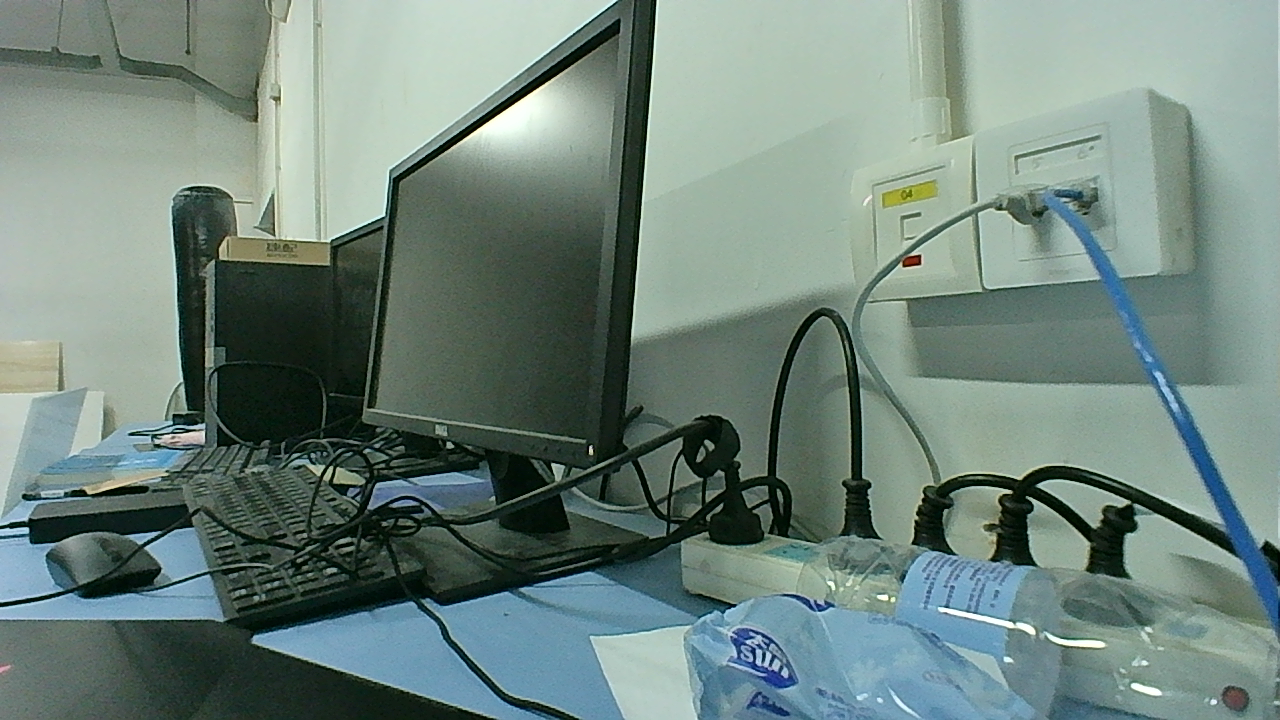
#> input picture photo_all/left/reLeft1.bmp, 1280 x 720 px, found by its file name; its folder holds 4 pictures in this run
$ python Depth.py   (older library calls are emulated)
#> lines starting #> are read from the running program, lines starting #| are printed output that depends on the picture; after the words box and inside, x2 and y2 are one past the last pixel; in counts of white or black regions, pixels touching at a corner belong together; pictures that were not available may be replaced by others from this repository, and a replacement may not be noted
### stereoconfig.py
import numpy as np

# 双目相机参数
class stereoCamera(object):
    def __init__(self):
        # 左相机内参
        self.cam_matrix_left = np.array([[730.1414, 0.6085, 622.4072],
                                         [0, 729.6000, 313.2864],
                                         [0, 0, 1]
                                         ])
        # 右相机内参
        self.cam_matrix_right = np.array([[731.4855, 0.7565, 624.3917],
                                          [0, 731.8188, 315.1522],
                                          [0, 0, 1]
                                          ])

        # 左右相机畸变系数:[k1, k2, p1, p2, k3]
        self.distortion_l = np.array([[0.0962, -0.0734, 0.0006, -0.0019, 0]])
        self.distortion_r = np.array([[0.0782, -0.0038, -0.0003, -0.0030, 0]])

        # 旋转矩阵
        self.R = np.array([[1.0000, 0.0021, 0.0054],
                           [-0.0021, 1.0000, -0.0036],
                           [0.0055, 0.0036, 1.0000]
                           ])

        # 平移矩阵
        self.T = np.array([[-5.7435], [-0.0164], [0.0510]])

        # 焦距
        self.focal_length = 859.367  # 默认值，一般取立体校正后的重投影矩阵Q中的 Q[2,3]

        # 基线距离
        self.baseline = 5.7435  # 单位：mm， 为平移向量的第一个参数（取绝对值）

### Depth.py
# -*- coding: utf-8 -*-
import cv2
import numpy as np
import stereoconfig  # 导入相机标定的参数
import pcl
import pcl.pcl_visualization


# 预处理
def preprocess(img1, img2):
    # 彩色图->灰度图
    if (img1.ndim == 3):  # 判断为三维数组
        img1 = cv2.cvtColor(img1, cv2.COLOR_BGR2GRAY)  # 通过OpenCV加载的图像通道顺序是BGR
    if (img2.ndim == 3):
        img2 = cv2.cvtColor(img2, cv2.COLOR_BGR2GRAY)

    # 直方图均衡
    img1 = cv2.equalizeHist(img1)
    img2 = cv2.equalizeHist(img2)

    return img1, img2


# 消除畸变
def undistortion(image, camera_matrix, dist_coeff):
    undistortion_image = cv2.undistort(image, camera_matrix, dist_coeff)

    return undistortion_image


# 获取畸变校正和立体校正的映射变换矩阵、重投影矩阵
# @param：config是一个类，存储着双目标定的参数:config = stereoconfig.stereoCamera()
def getRectifyTransform(height, width, config):
    # 读取内参和外参
    left_K = config.cam_matrix_left
    right_K = config.cam_matrix_right
    left_distortion = config.distortion_l
    right_distortion = config.distortion_r
    R = config.R
    T = config.T

    # 计算校正变换
    R1, R2, P1, P2, Q, roi1, roi2 = cv2.stereoRectify(left_K, left_distortion, right_K, right_distortion,
                                                      (width, height), R, T, alpha=0)

    map1x, map1y = cv2.initUndistortRectifyMap(left_K, left_distortion, R1, P1, (width, height), cv2.CV_32FC1)
    map2x, map2y = cv2.initUndistortRectifyMap(right_K, right_distortion, R2, P2, (width, height), cv2.CV_32FC1)

    return map1x, map1y, map2x, map2y, Q


# 畸变校正和立体校正
def rectifyImage(image1, image2, map1x, map1y, map2x, map2y):
    rectifyed_img1 = cv2.remap(image1, map1x, map1y, cv2.INTER_AREA)
    rectifyed_img2 = cv2.remap(image2, map2x, map2y, cv2.INTER_AREA)

    return rectifyed_img1, rectifyed_img2


# 立体校正检验----画线
def draw_line(image1, image2):
    # 建立输出图像
    height = max(image1.shape[0], image2.shape[0])
    width = image1.shape[1] + image2.shape[1]

    output = np.zeros((height, width, 3), dtype=np.uint8)
    output[0:image1.shape[0], 0:image1.shape[1]] = image1
    output[0:image2.shape[0], image1.shape[1]:] = image2

    # 绘制等间距平行线
    line_interval = 50  # 直线间隔：50
    for k in range(height // line_interval):
        cv2.line(output, (0, line_interval * (k + 1)), (2 * width, line_interval * (k + 1)), (0, 255, 0), thickness=2,
                 lineType=cv2.LINE_AA)

    return output


# 视差计算
def stereoMatchSGBM(left_image, right_image, down_scale=False):
    # SGBM匹配参数设置
    if left_image.ndim == 2:
        img_channels = 1
    else:
        img_channels = 3
    blockSize = 3
    paraml = {'minDisparity': 0,                        #最小视差
              'numDisparities': 64,                     #视差的搜索范围，16的整数倍
              'blockSize': blockSize,
              'P1': 8 * img_channels * blockSize ** 2,  #值越大，视差越平滑，相邻像素视差+/-1的惩罚系数
              'P2': 32 * img_channels * blockSize ** 2, #同上，相邻像素视差变化值>1的惩罚系数
              'disp12MaxDiff': 1,                       #左右一致性检测中最大容许误差值
              'preFilterCap': 63,                       #映射滤波器大小，默认15
              'uniquenessRatio': 15,                    #唯一检测性参数，匹配区分度不够，则误匹配(5-15)
              'speckleWindowSize': 100,                 #视差连通区域像素点个数的大小（噪声点）(50-200)或用0禁用斑点过滤
              'speckleRange': 1,                        #认为不连通(1-2)
              'mode': cv2.STEREO_SGBM_MODE_SGBM_3WAY
              }

    # 构建SGBM对象
    left_matcher = cv2.StereoSGBM_create(**paraml)
    paramr = paraml
    paramr['minDisparity'] = -paraml['numDisparities']
    right_matcher = cv2.StereoSGBM_create(**paramr)

    # 计算视差图
    size = (left_image.shape[1], left_image.shape[0])
    if down_scale == False:
        disparity_left = left_matcher.compute(left_image, right_image)
        disparity_right = right_matcher.compute(right_image, left_image)

    else:
        left_image_down = cv2.pyrDown(left_image)
        right_image_down = cv2.pyrDown(right_image)
        factor = left_image.shape[1] / left_image_down.shape[1]

        disparity_left_half = left_matcher.compute(left_image_down, right_image_down)
        disparity_right_half = right_matcher.compute(right_image_down, left_image_down)
        disparity_left = cv2.resize(disparity_left_half, size, interpolation=cv2.INTER_AREA)
        disparity_right = cv2.resize(disparity_right_half, size, interpolation=cv2.INTER_AREA)
        disparity_left = factor * disparity_left
        disparity_right = factor * disparity_right

    # 真实视差（因为SGBM算法得到的视差是×16的）
    trueDisp_left = disparity_left.astype(np.float32) / 16.
    trueDisp_right = disparity_right.astype(np.float32) / 16.

    return trueDisp_left, trueDisp_right

# 视差计算+wls滤波
def stereoMatchSGBM2(left_image, right_image, down_scale=False):
    # SGBM匹配参数设置
    if left_image.ndim == 2:
        img_channels = 1
    else:
        img_channels = 3
    blockSize = 3
    paraml = {'minDisparity': 0,                        #最小视差
              'numDisparities': 64,                     #视差的搜索范围，16的整数倍
              'blockSize': blockSize,
              'P1': 8 * img_channels * blockSize ** 2,  #值越大，视差越平滑，相邻像素视差+/-1的惩罚系数
              'P2': 32 * img_channels * blockSize ** 2, #同上，相邻像素视差变化值>1的惩罚系数
              'disp12MaxDiff': 1,                       #左右一致性检测中最大容许误差值
              'preFilterCap': 63,                       #映射滤波器大小，默认15
              'uniquenessRatio': 15,                    #唯一检测性参数，匹配区分度不够，则误匹配(5-15)
              'speckleWindowSize': 100,                 #视差连通区域像素点个数的大小（噪声点）(50-200)或用0禁用斑点过滤
              'speckleRange': 1,                        #认为不连通(1-2)
              'mode': cv2.STEREO_SGBM_MODE_SGBM_3WAY
              }

    # 构建SGBM对象
    left_matcher = cv2.StereoSGBM_create(**paraml)
    paramr = paraml
    paramr['minDisparity'] = -paraml['numDisparities']
    right_matcher = cv2.StereoSGBM_create(**paramr)

    # 计算视差图
    size = (left_image.shape[1], left_image.shape[0])
    if down_scale == False:
        disparity_left = left_matcher.compute(left_image, right_image)
        disparity_right = right_matcher.compute(right_image, left_image)

    else:
        left_image_down = cv2.pyrDown(left_image)
        right_image_down = cv2.pyrDown(right_image)
        factor = left_image.shape[1] / left_image_down.shape[1]

        disparity_left_half = left_matcher.compute(left_image_down, right_image_down)
        disparity_right_half = right_matcher.compute(right_image_down, left_image_down)
        disparity_left = cv2.resize(disparity_left_half, size, interpolation=cv2.INTER_AREA)
        disparity_right = cv2.resize(disparity_right_half, size, interpolation=cv2.INTER_AREA)
        disparity_left = factor * disparity_left
        disparity_right = factor * disparity_right

    # 真实视差（因为SGBM算法得到的视差是×16的）
    trueDisp_left = disparity_left.astype(np.float32) / 16.
    trueDisp_right = disparity_right.astype(np.float32) / 16.

    wls_filter = cv2.ximgproc.createDisparityWLSFilter(left_matcher)
    # sigmaColor典型范围值为0.8-2.0
    wls_filter.setLambda(8000.)
    wls_filter.setSigmaColor(2.0)
    wls_filter.setLRCthresh(24)
    wls_filter.setDepthDiscontinuityRadius(3)
    filtered_disp = wls_filter.filter(trueDisp_left, left_image, disparity_map_right=trueDisp_right)
    disp22 = cv2.normalize(filtered_disp, filtered_disp, alpha=0, beta=255, norm_type=cv2.NORM_MINMAX, dtype=cv2.CV_8U)

    return disp22


# wls_filter
def wls_filter(left_image, right_image):

    if left_image.ndim == 2:
        img_channels = 1
    else:
        img_channels = 3
    blockSize = 3

    paraml = {
    'preFilterCap': 63,     #映射滤波器大小，默认15
    "minDisparity" : 0,    #最小视差
    "numDisparities" : 64,    #视差的搜索范围，16的整数倍
    "blockSize" : blockSize,
    "uniquenessRatio" : 15,     #唯一检测性参数，匹配区分度不够，则误匹配(5-15)
    "speckleWindowSize" : 100,      #视差连通区域像素点个数的大小（噪声点）(50-200)或用0禁用斑点过滤
    "speckleRange" : 1,             #认为不连通(1-2)
    "disp12MaxDiff" : 1,        #左右一致性检测中最大容许误差值
    "P1" : 8 * img_channels * blockSize** 2,   #值越大，视差越平滑，相邻像素视差+/-1的惩罚系数
    "P2" : 32 * img_channels * blockSize** 2,  #同上，相邻像素视差变化值>1的惩罚系数
    # 'mode': cv2.STEREO_SGBM_MODE_SGBM_3WAY
    }

    ## 开始计算深度图
    left_matcher = cv2.StereoSGBM_create(**paraml)
    paramr = paraml
    paramr['minDisparity'] = -paraml['numDisparities']
    right_matcher = cv2.StereoSGBM_create(**paramr)

    left_disp = left_matcher.compute(left_image, right_image)
    right_disp = right_matcher.compute(right_image, left_image)
    wls_filter = cv2.ximgproc.createDisparityWLSFilter(left_matcher)
    # sigmaColor典型范围值为0.8-2.0
    wls_filter.setLambda(4000.)
    wls_filter.setSigmaColor(0.8)
    wls_filter.setLRCthresh(24)
    wls_filter.setDepthDiscontinuityRadius(1)

    filtered_disp = wls_filter.filter(left_disp, left_image, disparity_map_right=right_disp)

    disp2 = cv2.normalize(filtered_disp, filtered_disp, alpha=0, beta=255, norm_type=cv2.NORM_MINMAX, dtype=cv2.CV_8U)

    return disp2


# 将h×w×3数组转换为N×3的数组
# [83 lines left out: functions hw3ToN3, DepthColor2Cloud, view_cloud, getDepthMapWithQ, getDepthMapWithConfig, not called in this run]


def median_blur_demo(image):    # 中值模糊  对椒盐噪声有很好的去燥效果
    dst = cv2.medianBlur(image, 5)
    cv2.imshow("median_blur_demo", dst)


if __name__ == '__main__':

    for i in range(1, 125):
        #i = 1
        string = 're'
        # 读取数据集的图片
        iml = cv2.imread('/home/eaibot71/test1/photo_all/left/%sLeft%d.bmp' % (string, i))  # 左图
#> iml is the input picture: shape (720, 1280, 3); mean B, G, R 125.5, 133.2, 112.9
        imr = cv2.imread('/home/eaibot71/test1/photo_all/right/%sRight%d.bmp' % (string, i))  # 右图
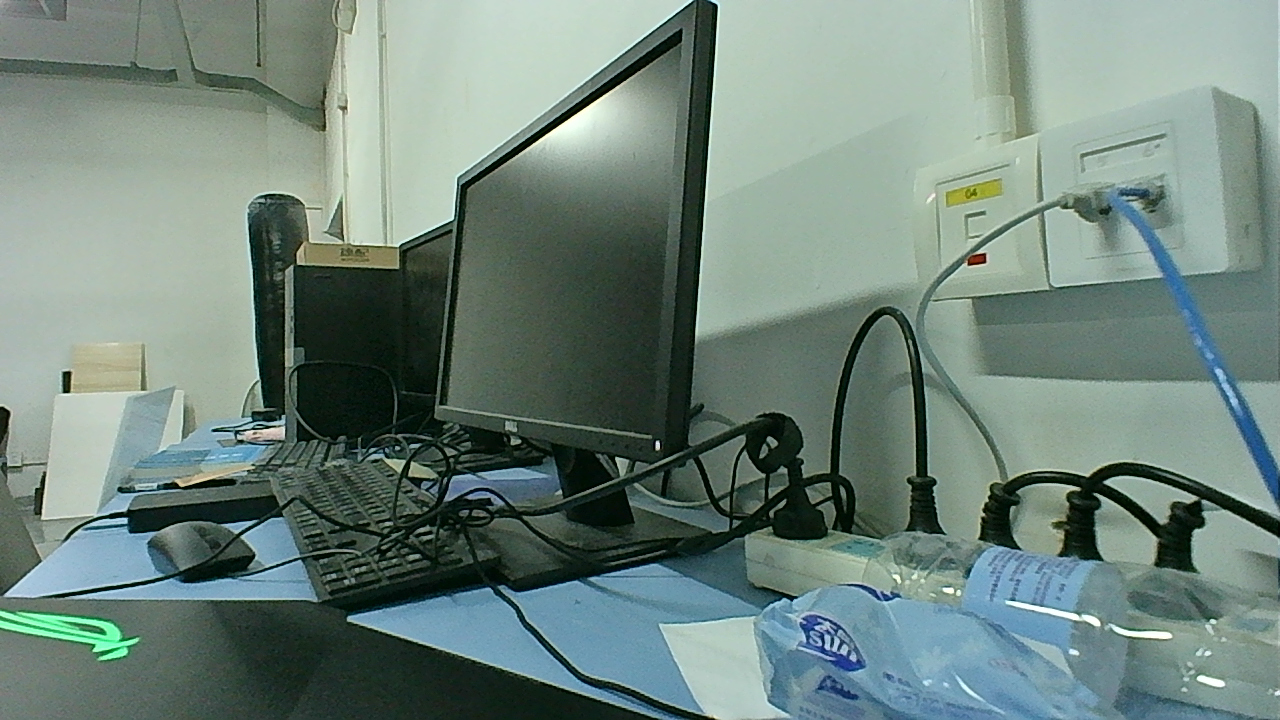
#> input picture photo_all/left/reLeft0.bmp, 1280 x 720 px, given in place of reRight1.bmp, which was not available
#> imr is the input picture: shape (720, 1280, 3); mean B, G, R 124.3, 132.7, 112.5
        height, width = iml.shape[0:2]

        # print("width = %d \n" % width)
        # print("height = %d \n" % height)

        # 读取相机内参和外参
        config = stereoconfig.stereoCamera()

        # 立体校正
        map1x, map1y, map2x, map2y, Q = getRectifyTransform(height, width, config)  # 获取用于畸变校正和立体校正的映射矩阵以及用于计算像素空间坐标的重投影矩阵
        iml_rectified, imr_rectified = rectifyImage(iml, imr, map1x, map1y, map2x, map2y)

        # print("Print Q!")
        # print(Q)

        # 绘制等间距平行线，检查立体校正的效果
        line = draw_line(iml_rectified, imr_rectified)
#> after the loop in draw_line, `for k in range(height // line_interval):`:
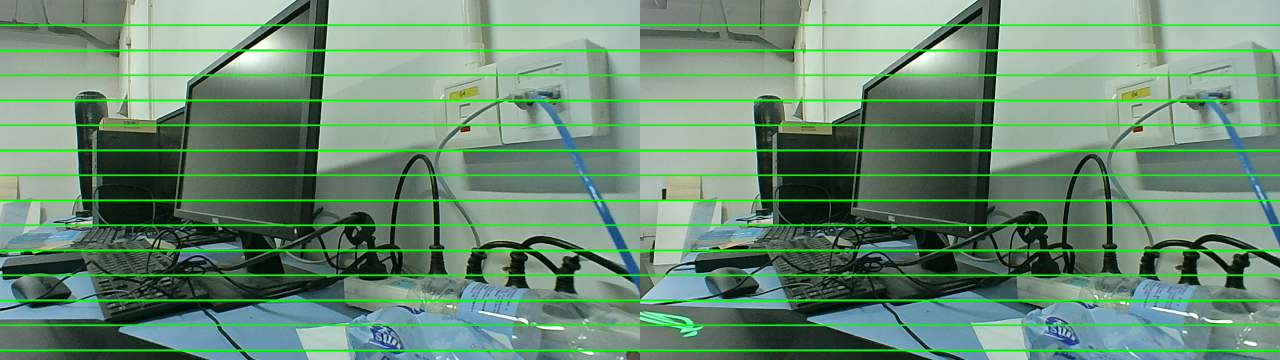
#> output: shape (720, 2560, 3) (shown at 1/2 size); mean B, G, R 114.9, 139.9, 104.1
        cv2.imwrite('/home/eaibot71/test1/test_depth/check/%scheck%d.png' % (string, i), line)

        # 消除畸变
        iml = undistortion(iml, config.cam_matrix_left, config.distortion_l)
        imr = undistortion(imr, config.cam_matrix_right, config.distortion_r)

        # 立体匹配
        iml_, imr_ = preprocess(iml, imr)  # 预处理，一般可以削弱光照不均的影响，不做也可以

        iml_rectified_l, imr_rectified_r = rectifyImage(iml_, imr_, map1x, map1y, map2x, map2y)

        disp, _ = stereoMatchSGBM(iml_rectified_l, imr_rectified_r, True)
#> in stereoMatchSGBM, `paramr = paraml`: paramr = 11 items
        cv2.imwrite('/home/eaibot71/test1/test_depth/depth/%sdepth%d.png' % (string, i), disp)

        #wls_filter
        disp2 = wls_filter(iml, imr)
#> in wls_filter, `filtered_disp = wls_filter.filter(left_disp, left_image, disparity_map..`:
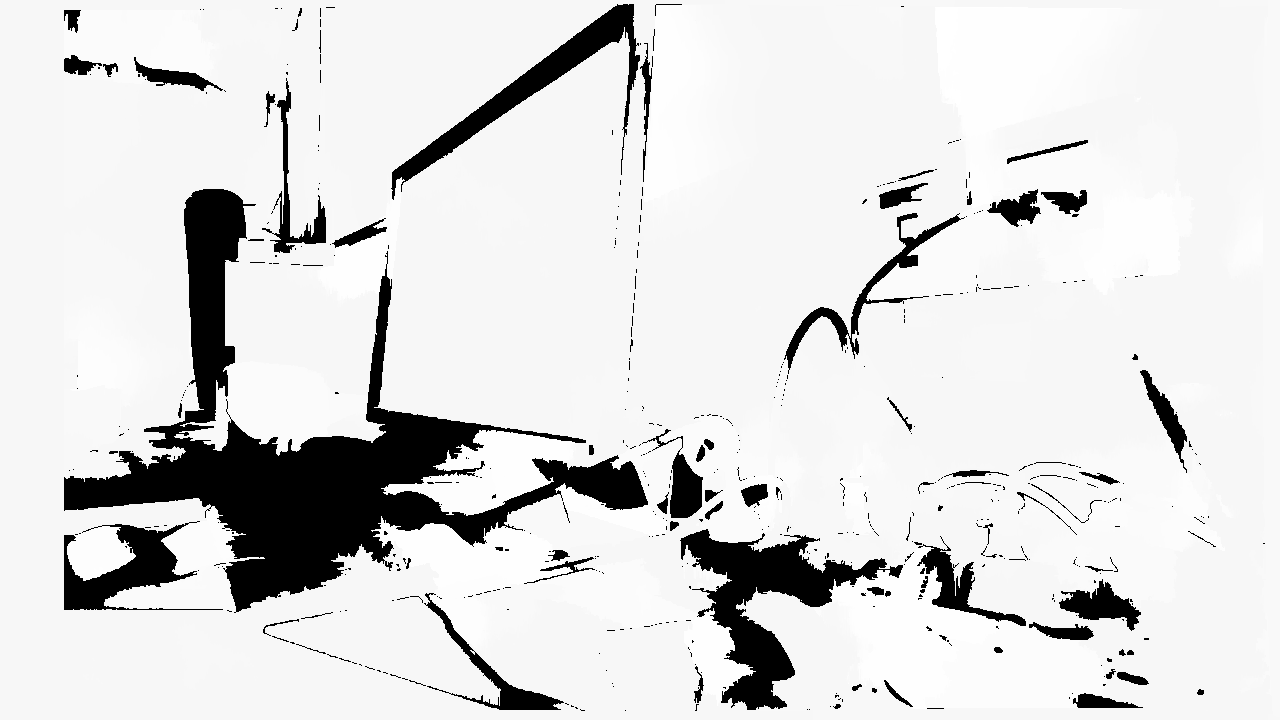
#> filtered_disp: shape (720, 1280) int16; min -32768, max 1008, mean -3573.3; drawn with min black and max white
        cv2.imwrite('/home/eaibot71/test1/test_depth/depth_wls/%sdepth%d.png' % (string, i), disp2)

        disp22 = stereoMatchSGBM2(iml_, imr_, True)
        cv2.imwrite('/home/eaibot71/test1/test_depth/wls/%sdepth%d.png' % (string, i), disp22)


        #图像的腐蚀膨胀
        img = cv2.imread('/home/eaibot71/test1/test_depth/depth/%sdepth%d.png' % (string, i))
        kernel1 = np.ones((15,15),np.uint8)
        kernel2 = np.ones((7,7),np.uint8)
        kernel3 = np.ones((5,5),np.uint8)
        kernel4 = np.ones((10,10),np.uint8)

        imgGray = cv2.cvtColor(img,cv2.COLOR_BGR2GRAY)
        imgBlur = cv2.GaussianBlur(imgGray,(5,5),0)
        imgCanny = cv2.Canny(imgBlur,50,100)
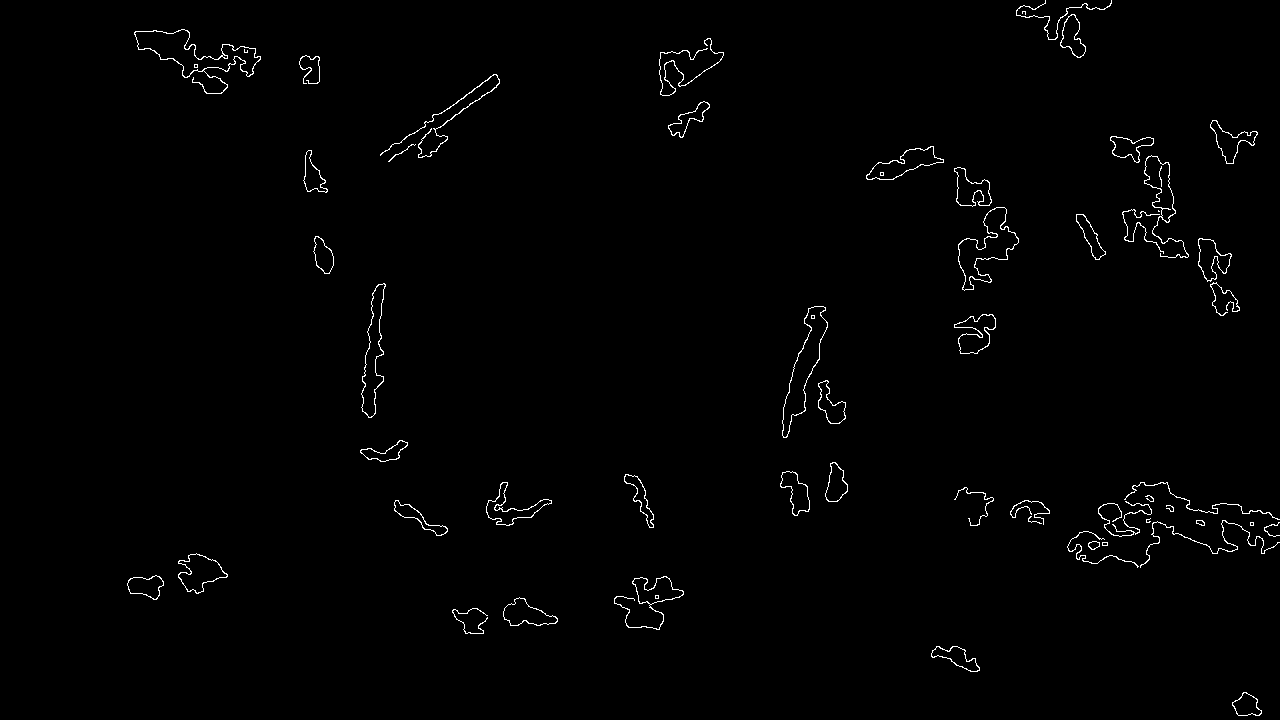
#> imgCanny: shape (720, 1280); 0.98% white in thin lines or dots, all inside (x1, y1, x2, y2) = (127, 0, 1280, 716)

        imgDialation = cv2.dilate(imgGray,kernel1,iterations=10)  #膨胀 闭运算
        imgEroded = cv2.erode(imgDialation,kernel2,iterations=10)  #腐蚀
        imgEroded2 = cv2.erode(imgEroded,kernel3,iterations=1)  #腐蚀 开运算
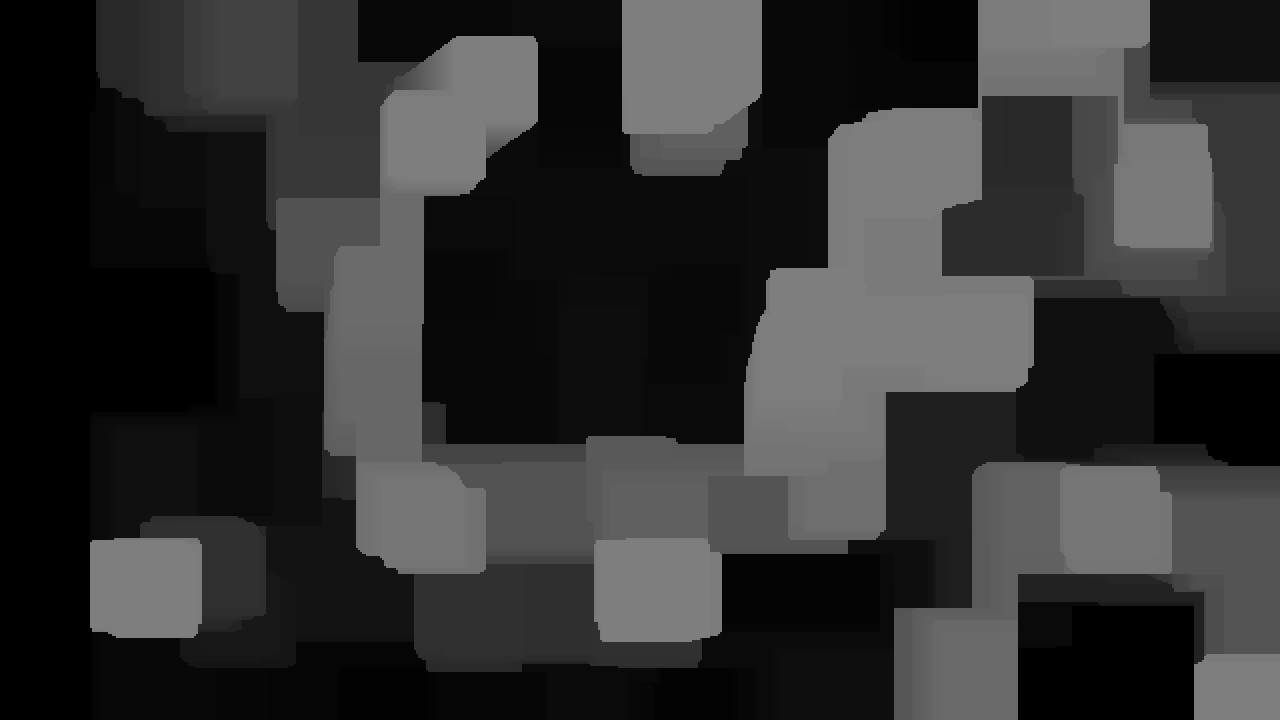
#> imgEroded2: shape (720, 1280); min 0, max 126, mean 49.1
#> (the run stopped early here; a loop or call above may not have finished)
